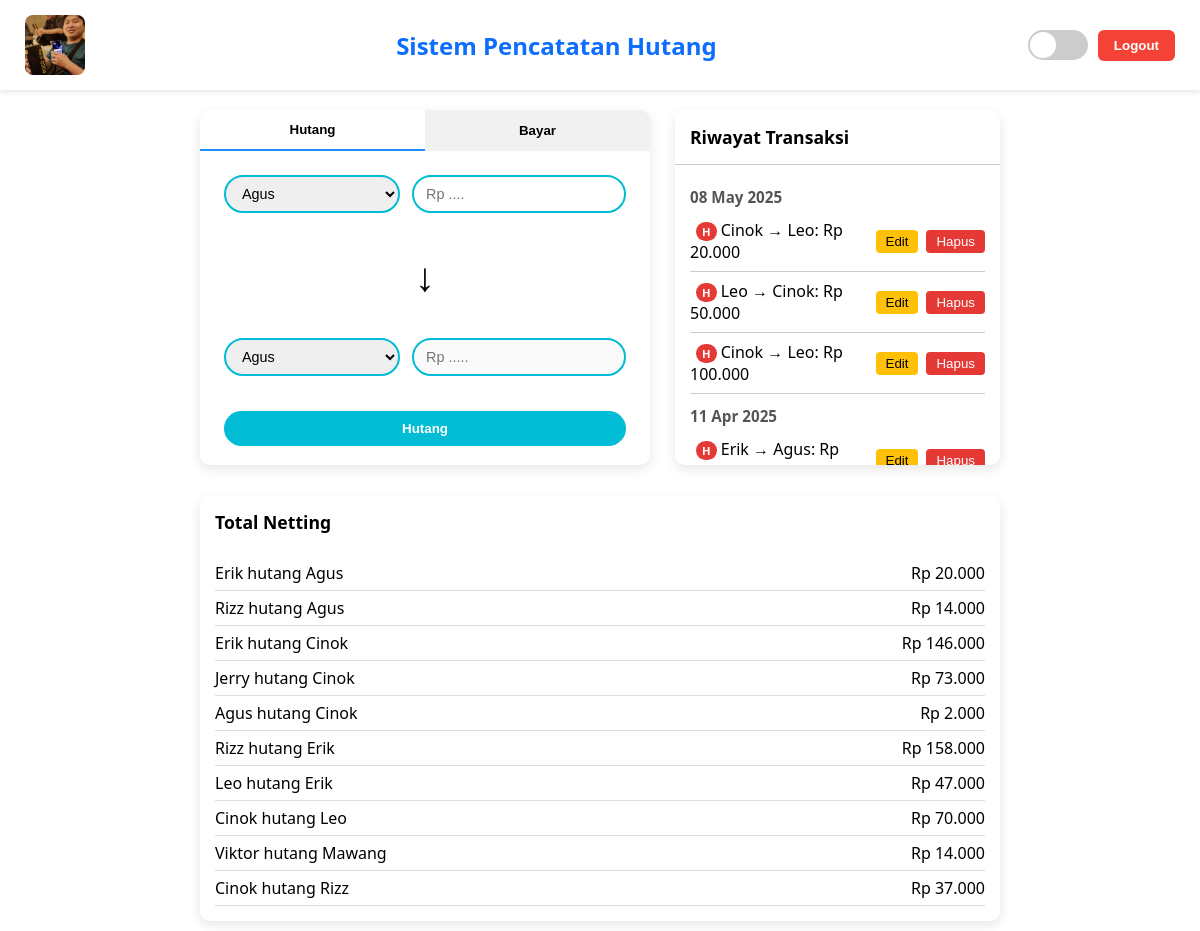
/admin/index.php (signed in), run on the app's committed database.
### tables this page shows
CREATE TABLE `transaksi` (
  `id` int(11) NOT NULL,
  `tanggal` date NOT NULL,
  `pengutang` varchar(50) NOT NULL,
  `penerima` varchar(50) NOT NULL,
  `jumlah` int(11) NOT NULL,
  `tipe` enum('hutang','bayar') NOT NULL
);

### admin/index.php (the view, shortened to what this page needs)
<?php
require '../database/koneksi.php';
$nama_list = ['Agus', 'Aseng', 'Cinok', 'Erik', 'Jerry', 'Leo', 'Maik', 'Mawang', 'Redd','Rizz', 'Viktor'];
?>
<!DOCTYPE html>
<html lang="id">
<head>
</head>
<body>
<header class="main-header">
    <img src="../assets/foto/agus.png" class="profile-pic" alt="Agus" />
    <h1 class="header-title">Sistem Pencatatan Hutang</h1>
    <div class="header-buttons">
        <label class="toggle-switch">
            <span class="slider"></span>
        </label>
        <button class="logout-btn" onclick="location.href='logout.php'">Logout</button>
    </div>
</header>
<div class="content">
    <div class="form-box">
        <div class="tabs">
            <button id="tab-hutang" class="tab active" onclick="switchForm('hutang')">Hutang</button>
            <button id="tab-bayar" class="tab" onclick="switchForm('bayar')">Bayar</button>
        </div>
        <form class="form-content" action="../process/proses_transaksi.php" method="POST">
            <div class="form-row">
                <select name="pengutang" required>
                    <?php foreach ($nama_list as $nama): ?>
                        <option value="<?= $nama ?>"><?= $nama ?></option>
                    <?php endforeach; ?>
                </select>
                <input name="jumlah" id="nominal1" type="text" placeholder="Rp ...." required />
            </div>
            <div class="arrow">↓</div>
            <div class="form-row">
                <select name="penerima" required>
                    <?php foreach ($nama_list as $nama): ?>
                        <option value="<?= $nama ?>"><?= $nama ?></option>
                    <?php endforeach; ?>
                </select>
                <input id="nominal2" type="text" placeholder="Rp ....." disabled />
            </div>
            <button class="submit-btn" type="submit" id="submit-btn">Hutang</button>
        </form>
    </div>
    <div class="history-box">
        <div class="history-title">Riwayat Transaksi</div>
        <div class="history-scroll">
            <?php
                $query = $conn->query("SELECT * FROM transaksi ORDER BY tanggal DESC, id DESC");
                $data = [];
                while ($row = $query->fetch(PDO::FETCH_ASSOC)) {
                    $data[$row['tanggal']][] = $row;
                }
                foreach ($data as $tanggal => $transaksis) {
                    echo "<div class='tanggal-title'>" . date('d M Y', strtotime($tanggal)) . "</div>";
                    foreach ($transaksis as $row) {
                        $jumlahFormatted = "Rp " . number_format($row['jumlah'], 0, ',', '.');
                        $badge = $row['tipe'] === 'hutang'
                            ? "<span class='badge badge-hutang'>H</span>"
                            : "<span class='badge badge-bayar'>B</span>";
                        echo "<div class='history-item'>
                            <span>$badge {$row['pengutang']} → {$row['penerima']}: $jumlahFormatted</span>
                            <div class='buttons'>
                                <a href='../process/edit_transaksi.php?id={$row['id']}'><button class='btn-edit'>Edit</button></a>
                                <a href='../process/hapus_transaksi.php?id={$row['id']}' onclick=\"return confirm('Yakin hapus?')\"><button class='btn-delete'>Hapus</button></a>
                            </div>
                        </div>";
                    }
                }
            ?>
        </div>
    </div>
</div>
<div class="total-box">
    <strong>Total Netting</strong><br><br>
    <?php
    $net = [];
    $query = $conn->query("SELECT * FROM transaksi");
    while ($row = $query->fetch(PDO::FETCH_ASSOC)) {
        $dari = $row['pengutang'];
        $ke = $row['penerima'];
        $jumlah = $row['jumlah'];
        if (!isset($net[$dari][$ke])) $net[$dari][$ke] = 0;
        $net[$dari][$ke] += $jumlah;
    }
    $result = [];
    $processed = [];
    foreach ($net as $from => $list) {
        foreach ($list as $to => $val) {
            if (isset($processed[$from][$to]) || isset($processed[$to][$from])) {
                continue;
            }
            $val2 = $net[$to][$from] ?? 0;
            if ($val > $val2) {
                $result[$from][$to] = $val - $val2;
            } elseif ($val2 > $val) {
                $result[$to][$from] = $val2 - $val;
            }
            $processed[$from][$to] = true;
            $processed[$to][$from] = true;
        }
    }
    $hasilAkhir = [];
    foreach ($result as $dari => $list) {
        foreach ($list as $ke => $jumlah) {
            if ($jumlah > 0) {
                $hasilAkhir[] = ['from' => $dari, 'to' => $ke, 'jumlah' => $jumlah];
            }
        }
    }
    usort($hasilAkhir, fn($a, $b) => strcmp($a['to'], $b['to']));
    foreach ($hasilAkhir as $row) {
        $format = "Rp " . number_format($row['jumlah'], 0, ',', '.');
        echo "<div class='netting-line'><span>{$row['from']} hutang {$row['to']}</span><span>$format</span></div>";
    }
    ?>
</div>
</body>
</html>

### admin/index.php (style rules this page uses)
* { margin:0;padding:0;box-sizing:border-box; }
body { font-family:'Segoe UI', Tahoma, Geneva, Verdana, sans-serif;background-color:#fff;color:#000;transition:background-color .3s,color .3s; }
.main-header { display:flex;align-items:center;justify-content:space-between;padding:15px 25px;background:#fff;box-shadow:0 2px 5px rgba(0,0,0,0.1); }
.profile-pic { width:60px;height:60px;border-radius:8px;object-fit:cover; }
.header-title { font-size:1.5rem;font-weight:bold;color:#0d6efd;text-align:center;flex:1; }
.header-buttons { display:flex;align-items:center;gap:10px; }
.toggle-switch { position: relative;width: 60px;height: 30px; }
.slider { position: absolute;top: 0;left: 0;right: 0;bottom: 0;background-color: #ccc;border-radius: 30px;cursor: pointer;transition: background-color 0.3s; }
.slider:before { content: "";position: absolute;width: 26px;height: 26px;border-radius: 50%;background-color: white;top: 2px;left: 2px;transition: transform 0.3s, background-image 0.3s;background-image: url('https://cdn-icons-png.flaticon.com/512/1164/1164954.png');background-size: 60%;background-repeat: no-repeat;background-position: center; }
.logout-btn { padding:8px 16px;border:none;background:#f44336;color:#fff;border-radius:6px;cursor:pointer;font-weight:bold; }
.content { display:flex;justify-content:center;gap:25px;padding:20px 200px; }
.form-box { width:450px;background:#fff;border-radius:10px;overflow:hidden;box-shadow:0 4px 12px rgba(0,0,0,0.1); }
.tabs { display:flex; }
.tab { flex:1;padding:12px;background:#f1f1f1;font-weight:bold;border:none;cursor:pointer; }
.tab.active { background:#fff;border-bottom:2px solid dodgerblue; }
.form-content { padding: 24px;display: flex;flex-direction: column;justify-content: space-between;height: 90%; }
.form-row { display: flex;gap: 12px;margin-bottom: 10px; }
.form-row select { flex-basis: 40%; }
.form-row input { flex-basis: 60%; }
.form-row select,.form-row input { flex:1;padding:8px 12px;border-radius:20px;border:2px solid #00bcd4;outline:none;font-size:.9rem; }
.arrow { text-align:center;margin-bottom:10px;font-size:40px; }
.submit-btn { width:100%;padding:10px;background:#00bcd4;color:#fff;font-weight:bold;border:none;border-radius:20px;cursor:pointer; }
.history-box { flex: 1;background: #fff;border-radius: 10px;overflow: hidden;box-shadow: 0 4px 12px rgba(0, 0, 0, 0.1);display: flex;flex-direction: column; }
.history-title { font-weight: bold;font-size: 1.1rem;padding: 15px;border-bottom: 1px solid #ccc;background-color: inherit;flex-shrink: 0;z-index: 1; }
.history-scroll { overflow-y: auto;max-height: 300px;padding: 10px 15px;flex: 1; }
.history-item { display:flex;justify-content:space-between;align-items:center;padding:8px 0;border-bottom:1px solid #ccc; }
.history-item .buttons { display:flex;gap:8px; }
.tanggal-title { font-weight: bold;font-size: 0.95rem;margin: 12px 0 4px;color: #555; }
.btn-edit { background:#ffc107;color:black;border:none;padding:4px 10px;border-radius:4px;cursor:pointer; }
.btn-delete { background:#e53935;color:white;border:none;padding:4px 10px;border-radius:4px;cursor:pointer; }
.badge { display: inline-block;font-size: 0.7rem;font-weight: bold;padding: 2px 6px;border-radius: 10px;margin-left: 6px;color: white; }
.badge-hutang { background-color: #e53935; }
.total-box { margin:10px 200px;background:#fff;border-radius:10px;padding:15px;box-shadow:0 4px 12px rgba(0,0,0,0.1); }
.total-box strong { font-size:1.1rem; }
.netting-line { display:flex;justify-content:space-between;padding:6px 0;border-bottom:1px solid #ddd; }

### data on the page
transaksi: tipe "H", pengutang "Cinok", penerima "Leo", jumlah "Rp 20.000"
transaksi: tipe "H", pengutang "Leo", penerima "Cinok", jumlah "Rp 50.000"
transaksi: tipe "H", pengutang "Cinok", penerima "Leo", jumlah "Rp 100.000"
transaksi: tipe "H", pengutang "Erik", penerima "Agus", jumlah "Rp…", jumlah "Rp 20.000"
transaksi: pengutang "Rizz", penerima "Agus", jumlah "Rp 14.000"
transaksi: pengutang "Erik", penerima "Cinok", jumlah "Rp 146.000"
transaksi: pengutang "Jerry", penerima "Cinok", jumlah "Rp 73.000"
transaksi: pengutang "Agus", penerima "Cinok", jumlah "Rp 2.000"
transaksi: pengutang "Rizz", penerima "Erik", jumlah "Rp 158.000"
transaksi: pengutang "Leo", penerima "Erik", jumlah "Rp 47.000"
transaksi: pengutang "Viktor", penerima "Mawang", jumlah "Rp 14.000"
transaksi: pengutang "Cinok", penerima "Rizz", jumlah "Rp 37.000"

### other printed values
date('d M Y', strtotime($tanggal)) "08 May 2025"
date('d M Y', strtotime($tanggal)) "11 Apr 2025"
$row['from'] "Cinok"
$row['to'] "Leo"
$format "Rp 70.000"
form field pengutang "Agus"
form field penerima "Agus"
